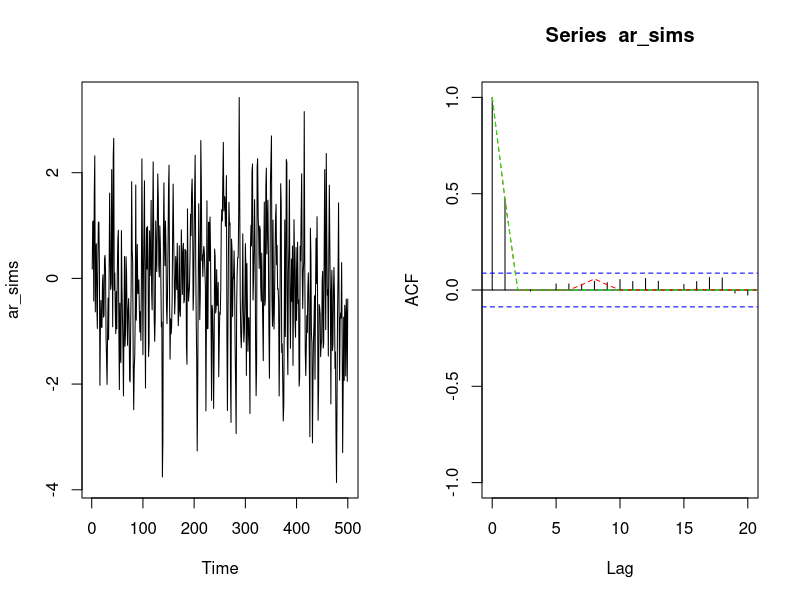
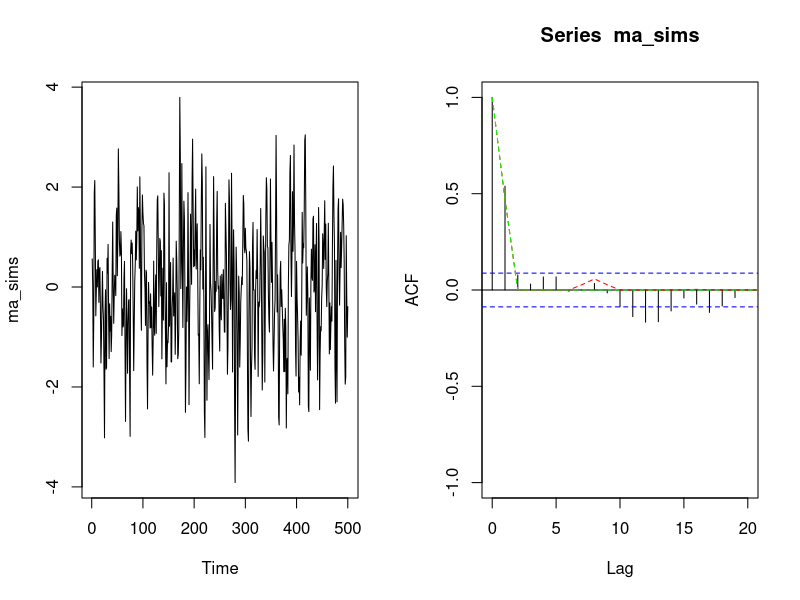

The R source for these figures, in order:
# 2.b.

# Model
phi1 <- 0.7
phi2 <- -0.7 ** 2
phi3 <- 0.7 ** 3
phi4 <- -0.7 ** 4
phi5 <- 0.7 ** 5
phi6 <- -0.7 ** 6
phi7 <- 0.7 ** 7

ARMAacf(ar=c(phi1,phi2, phi3, phi4, phi5, phi6, phi7))
ar_sims <- arima.sim(list(order = c(7,0,0), ar = c(phi1,phi2, phi3, phi4, phi5, phi6, phi7) ), n = 500)
par(mfrow = c(1, 2))
plot(ar_sims, type="l")
acf(ar_sims, lag.max=20, ylim=c(-1, 1))
lines(seq(0,40),ARMAacf(ar=c(phi1,phi2, phi3, phi4, phi5, phi6, phi7),lag.max=40),lty="dashed",col="red")
lines(seq(0,40),ARMAacf(ma=c(0.7),lag.max=40),lty="dashed",col="green")



# MA(1) Model
ma_sims <- arima.sim(model= list(ma = phi1), n = 500)
par(mfrow = c(1, 2))
plot(ma_sims, type="l")
acf(ma_sims, lag.max=20, ylim=c(-1, 1))
lines(seq(0,40),ARMAacf(ar=c(phi1,phi2, phi3, phi4, phi5, phi6, phi7),lag.max=40),lty="dashed",col="red")
lines(seq(0,40),ARMAacf(ma=c(0.7),lag.max=40),lty="dashed",col="green")

